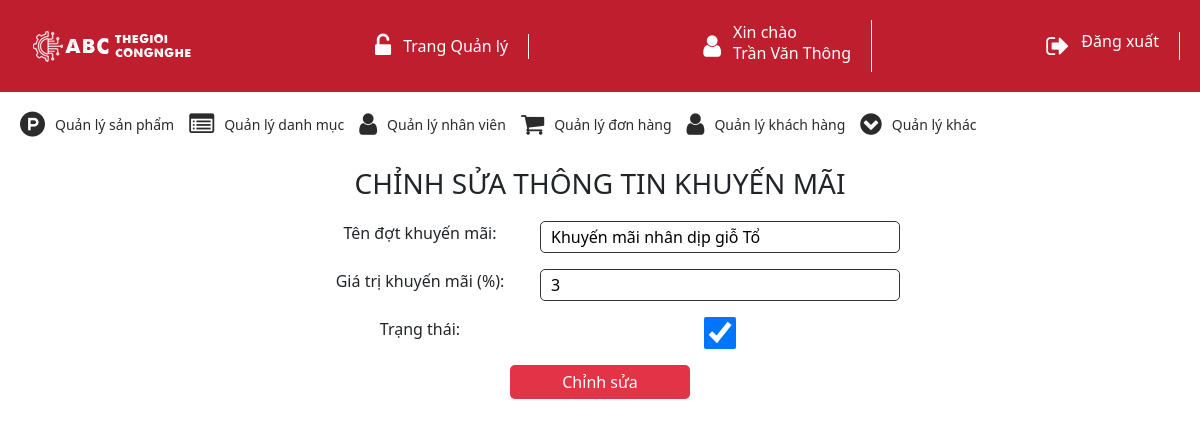
The app's page /admin/khuyenmai/edit.php?khuyenmai_id=1 (signed in) with its own data.
### tables this page shows
CREATE TABLE `tbl_khuyenmai` (
  `khuyenmai_id` int(11) NOT NULL,
  `chinhanh_id` int(11) NOT NULL,
  `tenkhuyenmai` varchar(255) NOT NULL,
  `giatri` int(11) NOT NULL,
  `status` tinyint(1) NOT NULL
);

### admin/khuyenmai/edit.php (called while the page is built, shortened)
<?php
    require '../../libraries/connect.php';
    require '../../models/chitietphanquyen.php';
    require '../../models/khuyenmai.php';
    $maAdmin = $_SESSION['admin']['admin_id'];
    $maPhanQuyen = 20;
    if(!get_phanquyen_to_access_by_admin($maAdmin ,$maPhanQuyen ,$connect))
        header('location:../error/display.php');
    $khuyenmai_id = $_GET['khuyenmai_id'];
    $khuyenmai = get_khuyenmai_by_khuyenmai_id($khuyenmai_id, $connect);
    require '../../views/admin/khuyenmai/edit.tpl.php';
?>

### models/chitietphanquyen.php (called while the page is built)
<?php
    function get_phanquyen_to_access_by_admin($maAdmin, $maPhanQuyen, $connect)
    {
        $sql = "SELECT COUNT(*) as COQUYEN FROM tbl_chitietphanquyen as ctpq, tbl_vaitro as vt, tbl_admin as admin WHERE admin.vaitro_id = vt.vaitro_id AND ctpq.vaitro_id = vt.vaitro_id and ctpq.phanquyen_id = $maPhanQuyen and admin.admin_id = $maAdmin";
        $query = mysqli_query($connect, $sql);
        $get_co_quyen = mysqli_fetch_assoc($query);
        $co_quyen = $get_co_quyen['COQUYEN'];
        if($co_quyen == 1)
            return true;
        else
            return false;
    }
?>

### models/khuyenmai.php (called while the page is built, shortened)
<?php
    function get_khuyenmai_by_khuyenmai_id($khuyenmai_id, $connect)
    {
        $sql = "SELECT * FROM tbl_khuyenmai WHERE khuyenmai_id = $khuyenmai_id";
        $query =  mysqli_query($connect, $sql);
        return mysqli_fetch_assoc($query);
    }
?>

### views/admin/khuyenmai/edit.tpl.php (the view, shortened to what this page needs)
<!DOCTYPE html>
<html>
<head>
<link rel="stylesheet" href="https://stackpath.bootstrapcdn.com/bootstrap/4.3.1/css/bootstrap.min.css">
<link rel="stylesheet" href="https://maxcdn.bootstrapcdn.com/font-awesome/4.7.0/css/font-awesome.min.css">
<link rel="stylesheet" href="../../templates/admin/common/menu.css">
<link rel="stylesheet" href="../../templates/admin/khuyenmai/edit.css">
</head>
<body>
<?php require '../../views/admin/common/menu.tpl.php'; ?>
<h3 class="title">CHỈNH SỬA thông tin khuyến mãi</h3>
<form name="edit" method="post" action="">
    <p>
        <label>Tên đợt khuyến mãi:</label>
        <input type="text" name="tenkhuyenmai" value="<?php echo $khuyenmai['tenkhuyenmai']; ?>">
    </p>
    <p>
        <label>Giá trị khuyến mãi (%):</label>
        <input type="number" name="giatri" value="<?php echo $khuyenmai['giatri']; ?>">
    </p>
    <p>
        <label>Trạng thái:</label>
        <input type="checkbox" name="status" value="1" <?php echo ($khuyenmai['status'] == 1) ? 'checked="checked"' : ''; ?>>
    </p>
    <p>
        <input type="submit" value="Chỉnh sửa" class="submit">
    </p>
</form>
</body>
</html>

### templates/admin/common/menu.css (style rules this page uses)
* { padding: 0; margin: 0; box-sizing: border-box; }
body { font-family: 'Segoe UI', Tahoma, Geneva, Verdana, sans-serif; }
:root { --main-color:#be1e2d; --white-color:#fff; }
h3.title { text-align:center; margin:10px 0px 20px 0px; text-transform: uppercase; }

### templates/admin/khuyenmai/edit.css (style rules this page uses)
* { padding: 0; margin: 0; box-sizing: border-box; }
body { font-family: 'Segoe UI', Tahoma, Geneva, Verdana, sans-serif; }
:root { --main-color:#be1e2d; --white-color:#fff; }
form { width: 50%; margin-left: auto; margin-right: auto; text-align: center; }
form p { display: flex; justify-content: space-evenly; }
label { width: 40%; }
input { padding-left: 10px; width: 60%; border-radius: 5px; border: 0.5px solid #333; }
.submit { width: 30%; padding: 5px 0px; background-color: #e23446; border: none; color: white; border-radius: 5px; }
h3.title { text-align: center; }

### records on screen
tbl_khuyenmai: tenkhuyenmai "Khuyến mãi nhân dịp giỗ Tổ", giatri "3", status "☑"

### other values on screen
$_SESSION['admin']['fullname'] "Trần Văn Thông"
